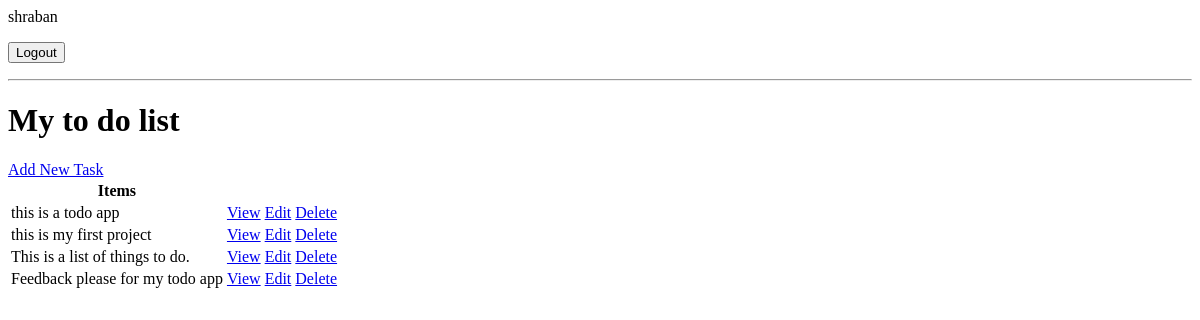
Page / (signed in) on the earlier database version.
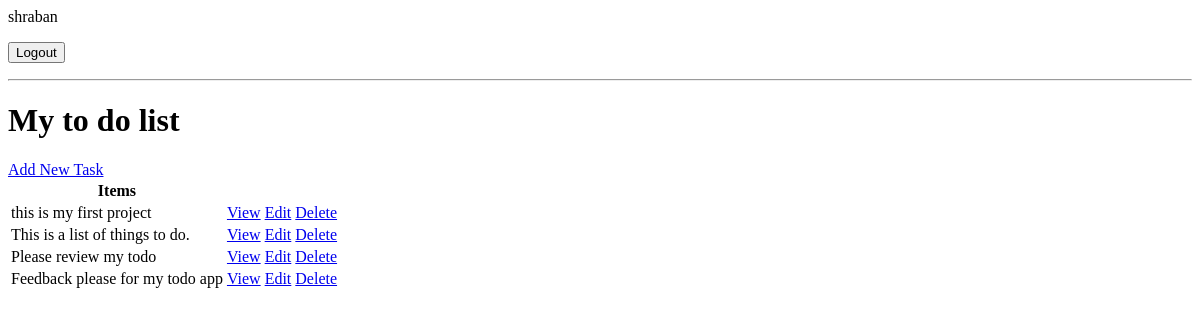
Same page on the later database version.
### todo_app/models.py (models this page shows, shortened)
class Task(models.Model):
    user = models.ForeignKey(User, on_delete=models.CASCADE, null=True, blank=True)
    title = models.CharField(max_length=200)
    description = models.TextField(null=True, blank=True)
    complete = models.BooleanField(db_default=False)
    created = models.DateTimeField(auto_now_add=True)
    class Meta:
        ordering = ['complete']

### todo_app/views.py (the view)
# urls.py: path('', TaskList.as_view(), name= 'tasks'),
class TaskList(LoginRequiredMixin, ListView):
    model = Task
    context_object_name = 'tasks'
    def get_context_data(self, **kwargs):
        context = super().get_context_data(**kwargs)
        context['tasks'] = context['tasks'].filter(user = self.request.user)
        context['count'] = context['tasks'].filter(complete = False).count()
        return context

### todo_app/templates/todo_app/task_list.html (shortened to what this page needs)
{% if request.user.is_authenticated %}
<p>{{request.user}}</p>
<form method="POST" action="{% url 'logout' %}">
  <button type="submit">Logout</button>
</form>
{% else %}
<a href="{% url 'login' %}">Login</a>
{% endif %}
<hr />
<h1>My to do list {{color}}</h1>
<a href="{% url 'task-create' %}">Add New Task</a>
<table>
  <tr>
    <th>Items</th>
    <th></th>
    <th></th>
  </tr>
  {% for task in tasks %}
  <tr>
    <td>{{task.title}}</td>
    <td><a href="{% url 'task' task.id %}">View</a></td>
    <td><a href="{% url 'task-update' task.id %}">Edit</a></td>
    <td><a href="{% url 'task-delete' task.id %}">Delete</a></td>
  </tr>
  {% empty %}
  <h3>No Items in the list</h3>
  {% endfor %}
</table>

Differences in the rows shown:
removed Task: title "this is a todo app"
added Task: title "Please review my todo"
